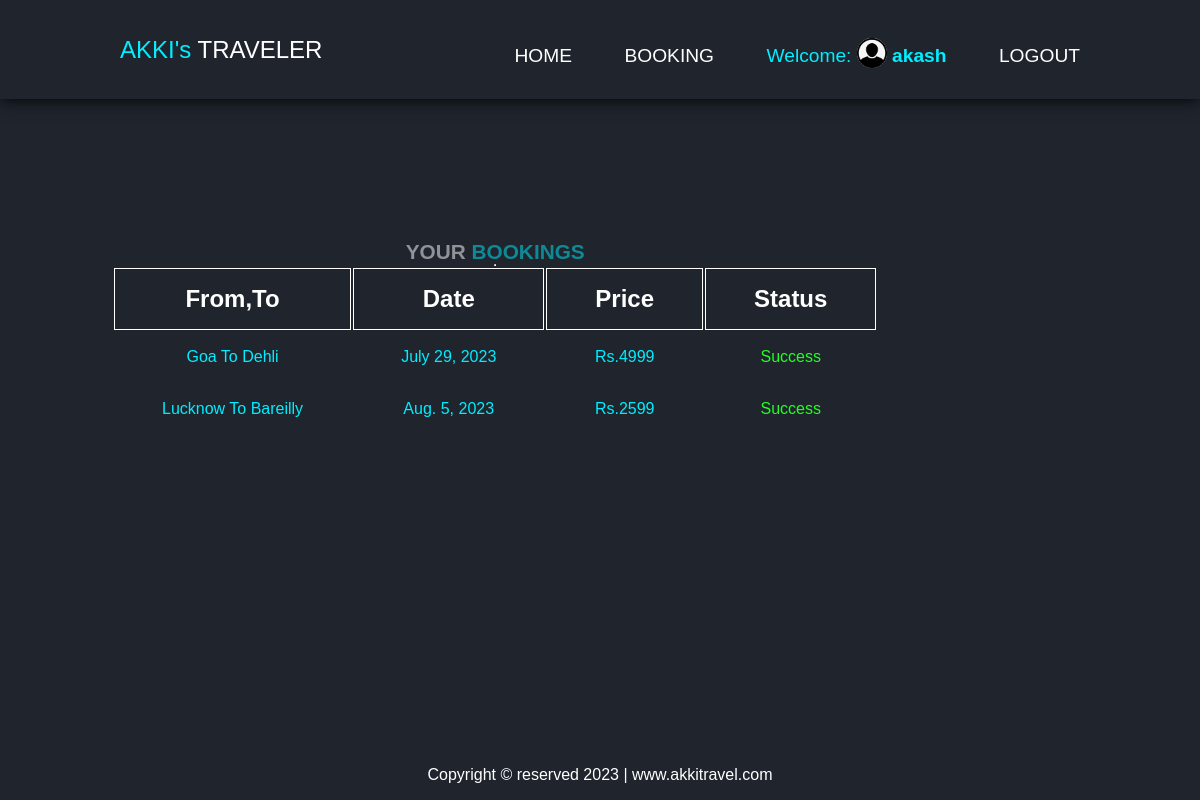
The app's page /bookings (signed in) with its own data.
### travel/models.py (models this page shows)
class BaseModel(models.Model):
    uid = models.UUIDField(
        default=uuid.uuid4, editable=False, primary_key=True)
    create_at = models.DateField(auto_now_add=True)
    upadate_at = models.DateField(auto_now_add=True)
    class Meta:
        abstract = True

class Flightbooking(BaseModel):
    Name = models.ForeignKey(
        Flight, related_name='flight_booking', on_delete=models.CASCADE)
    user = models.ForeignKey(
        User, related_name="user_booking", on_delete=models.CASCADE)
    start_date = models.DateField()
    Class = models.CharField(max_length=100,
                             choices=(('Econnamy', 'Econnamy'), ('Bussines', 'Bussines')))
    Gender = models.CharField(max_length=100,
                              choices=(('Male', 'Male'), ('Female', 'Female')))
    booking_type = models.CharField(max_length=100,
                                    choices=(('Success', 'Success'), ('Failed', 'Failed')))

class Flight(BaseModel):
    From = models.CharField(max_length=100, blank=True, null=True)
    to = models.CharField(max_length=100, blank=True, null=True)
    flight_price = models.IntegerField()
    image = models.ImageField(upload_to='img', null=True, blank=True)
    f_date = models.DateField()
    adult = models.IntegerField(default=0)
    child = models.IntegerField(default=0)
    def __str__(self):
        return self.From

### travel/views.py (the view)
# urls.py: path("bookings", views.bookings, name="bookings"),
def bookings(request):
    if request.user.is_authenticated:
        user = request.user
        flight_bookings = Flightbooking.objects.filter(user=user)
    return render(request, 'bookings.html', {'f_bookings': flight_bookings})

### travel/templates/bookings.html (shortened to what this page needs)
{% extends 'base.html' %}
{% block body %}
    <section class="show-bookings">
        <h1 class="text-center">Your <span>Bookings</span></h1>
        <hr>
        <table>
            <tr>
                <th>From,To</th>
                <th>Date</th>
                <th>Price</th>
                <th>Status</th>
            </tr>
            {% if f_bookings %}
            {% for f in f_bookings %}
            <tr>
                <td>{{f.Name}} To {{f.Name.to}}</td>
                <td>{{f.start_date}}</td>
                <td>Rs.{{f.Name.flight_price}}</td>
                <td class="status">{{f.booking_type}}</td>
            </tr>
            {% endfor %}
            {% else %}
            <h3 class="text-center">PLEASE <span>BOOK</span> YOUR TICKET!</h3>
            {% endif %}
        </table>
    </section>
{% endblock body %}

### travel/templates/base.html (shortened to what this page needs)
<!DOCTYPE html>
<html lang="en">
{% load static %}
<head>
    <link rel="stylesheet" href="{% static 'css/index.css' %}">
    <link rel="stylesheet" href="{% static 'css/styles.css' %}">
</head>
<body>
    <header class="header">
        <a href="/" class="logo"><span>AKKI's </span>TRAVELER</a>
        <nav class="navbar">
            <a href="/">HOME</a>
            {% if request.user.is_authenticated %}
            <a href="/bookings">BOOKING</a>
            <a href=""  class="active">Welcome: <img src="{% static 'img/userlogo.png' %}" alt="" width=30 style="border-radius:50px;    position: relative;
    top: 6px;"> <b>{{request.user}}</b></a>
            <a href="/logout" class="login">LOGOUT</a>
            {% else %}
            <a href="/login" class="login">LOGIN</a>
            <a href="/register" class="login">SINGUP</a>
            {% endif %}
        </nav>
    </header>
    {% block body %}{% endblock body %}
<footer>
    <div class="f-container">
        Copyright &copy; reserved 2023 | www.akkitravel.com
    </div>
</footer>
</body>
</html>

### travel/static/css/index.css (style rules this page uses)
body { --color-primary: #009579; --color-primary-dark: #007f67; --color-secondary: #252c6a; --color-error: #cc3333; --color-success: #4bb544; --border-radius: 8px; background: #1f242d; }

### travel/static/css/styles.css (style rules this page uses)
* { margin: 0; padding: 0; box-sizing: border-box; }
body { font-family: sans-serif; }
:root { --bg-color: #1f242d; --second-bg-color: #323946; --text-color: #fff; --main-color: #0ef; }
.header { position: fixed; top: 0; left: 0; background: #1f242d; width: 100%; padding: 2rem 4%; display: flex; align-items: center; justify-content: space-around; box-shadow: 0 0 1rem; }
.logo { font-size: 2rem; color: var(--text-color); font-weight: 100; cursor: default; text-decoration: none; }
.logo span { color: var(--main-color); }
.navbar a { text-decoration: none; font-size: 1.5rem; color: var(--text-color); margin-left: 6rem; transition: .3s; }
.navbar a:hover, .navbar a.active { color: var(--main-color); }
.text-center { text-align: start; font-size: 1.3rem; z-index: -1; color: white; animation: heading 4s ease-in-out 1; text-transform: uppercase; opacity: .5; }
.text-center span { color: var(--main-color); }
.f-container { background: var(--bg-color); text-align: center; color: var(--text-color); padding: 1rem 2rem; }
.show-bookings { display: flex; align-items: center; justify-content: center; flex-direction: column; position: absolute; top: 28vh; padding: 1rem 2rem; text-align: center; left: 5rem; }
table { font-size: 1.5rem; }
table tr th { border: 1px solid var(--text-color); }
th { padding: 1rem 3rem; color: var(--text-color); }
td { padding: 1rem 3rem; font-size: 1rem; color: var(--main-color); }
.status { color: #22ff22; }
footer { width: 100%; position: fixed; bottom: 0; }
@media screen and (max-width:1200px) { .logo { font-size: 1.5rem; } }
@media screen and (max-width:1200px) { .navbar a { text-decoration: none; font-size: 1.2rem; color: var(--text-color); margin-left: 3rem; transition: .3s; } }

### records on screen
Flightbooking: Name "Goa", Name.to "Dehli", start_date "July 29, 2023", Name.flight_price "4999", booking_type "Success"
Flightbooking: Name "Lucknow", Name.to "Bareilly", start_date "Aug. 5, 2023", Name.flight_price "2599", booking_type "Success"

### other values on screen
{{ request.user }} "akash"
